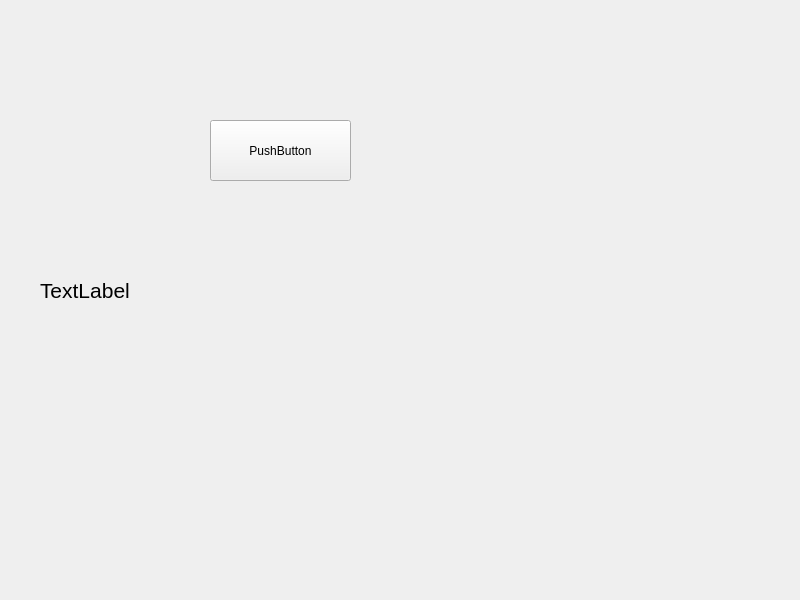
<?xml version="1.0" encoding="UTF-8"?>
<ui version="4.0">
 <class>Widget</class>
 <widget class="QWidget" name="Widget">
  <property name="geometry">
   <rect>
    <x>0</x>
    <y>0</y>
    <width>800</width>
    <height>600</height>
   </rect>
  </property>
  <property name="windowTitle">
   <string>Widget</string>
  </property>
  <widget class="QPushButton" name="pushButton">
   <property name="geometry">
    <rect>
     <x>210</x>
     <y>120</y>
     <width>141</width>
     <height>61</height>
    </rect>
   </property>
   <property name="text">
    <string>PushButton</string>
   </property>
  </widget>
  <widget class="QLabel" name="label">
   <property name="geometry">
    <rect>
     <x>40</x>
     <y>230</y>
     <width>541</width>
     <height>121</height>
    </rect>
   </property>
   <property name="font">
    <font>
     <pointsize>16</pointsize>
    </font>
   </property>
   <property name="text">
    <string>TextLabel</string>
   </property>
  </widget>
 </widget>
 <resources/>
 <connections/>
</ui>
